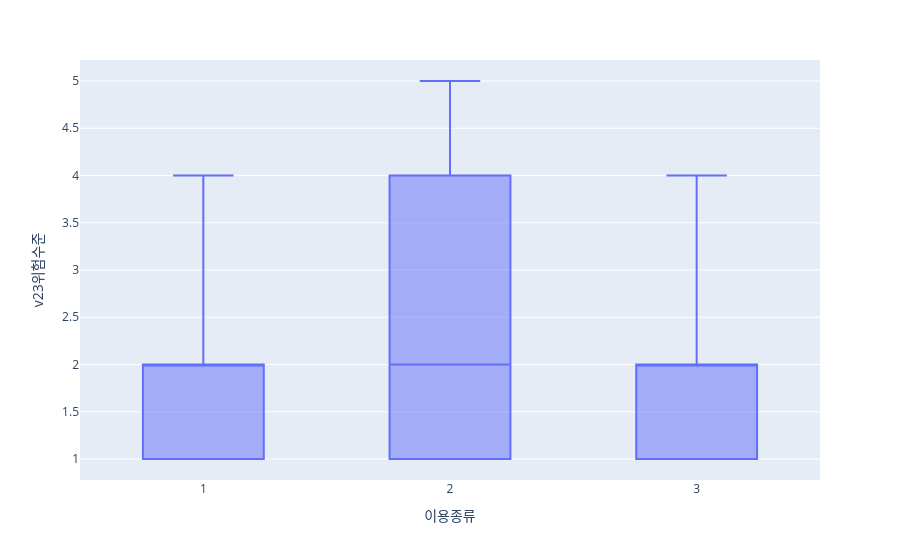
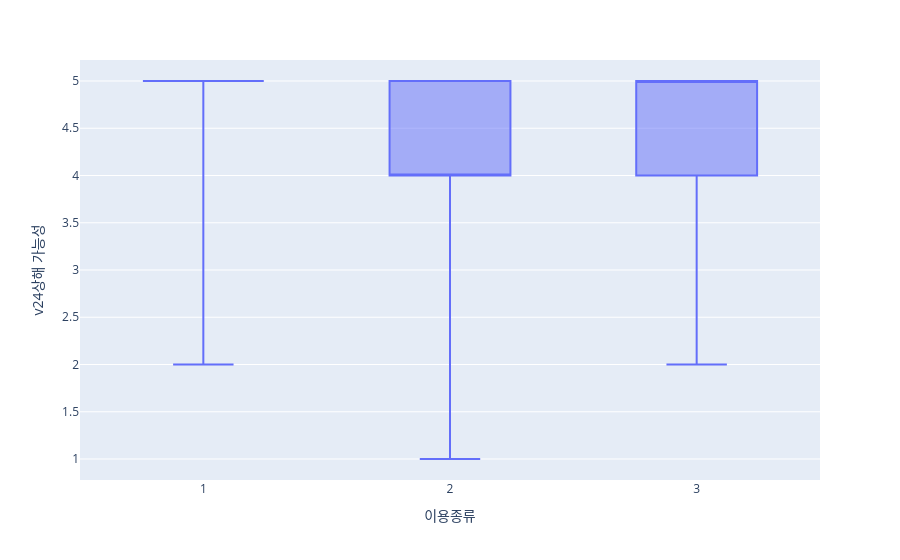
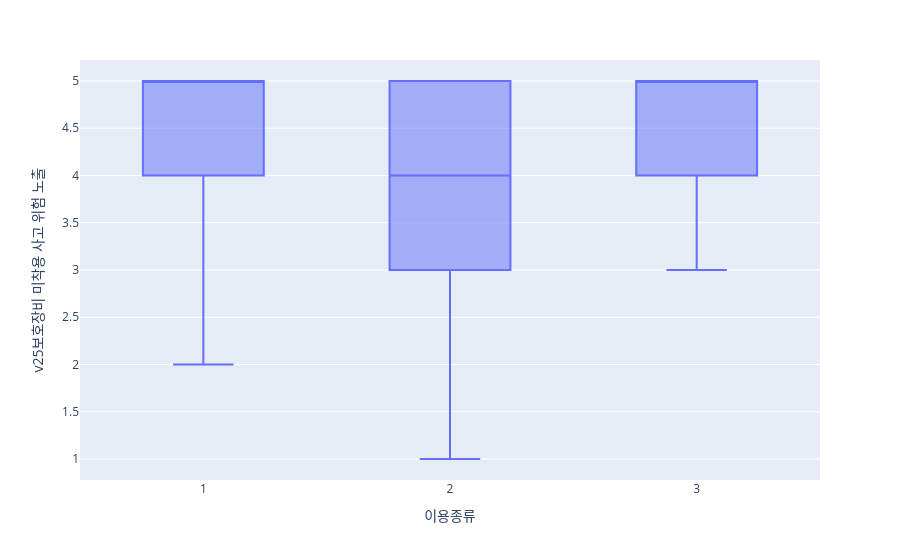
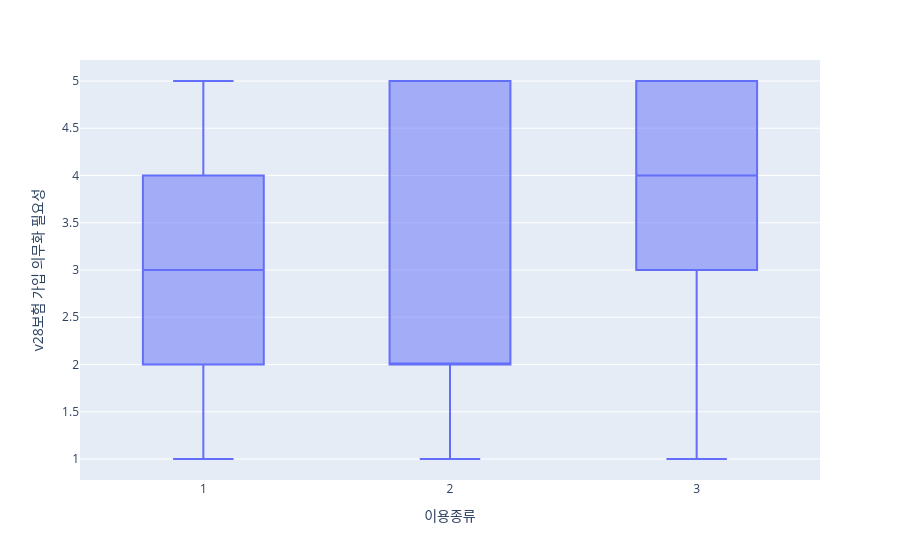

Notebook code cell kept with these figures, in order:
### Code cell
significant_columns = []
use_levels = data['v4이용종류'].dropna().unique()
for col in columns_to_test:
    groups = [data[data['v4이용종류'] == use][col].dropna() for use in use_levels]
    if all(len(g) > 1 for g in groups):
        f_stat, p_value = f_oneway(*groups)
        if p_value < 0.05:
            significant_columns.append(col)

# 박스플롯 (산점도 제거)
for col in significant_columns:
    fig = px.box(data, x="v4이용종류", y=col, points=False,
                 labels={"v4이용종류": "이용종류", col: col})
    fig.show()

### Figure 1 — Plotly figure (JSON) as saved in the notebook; plotly's stock layout.template omitted (floating-point values rounded to 4 significant figures; data arrays with more than 128 entries replaced by an {"elided": "..."} marker saying what was removed)
{"data": [{"alignmentgroup": "True", "boxpoints": false, "hovertemplate": "이용종류=%{x}<br>v23위험수준=%{y}<extra></extra>", "legendgroup": "", "marker": {"color": "#636efa"}, "name": "", "notched": false, "offsetgroup": "", "orientation": "v", "showlegend": false, "type": "box", "x": {"elided": "200 int values"}, "x0": " ", "xaxis": "x", "y": {"elided": "200 int values"}, "y0": " ", "yaxis": "y"}], "layout": {"boxmode": "group", "legend": {"tracegroupgap": 0}, "margin": {"t": 60}, "xaxis": {"anchor": "y", "domain": [0, 1], "title": {"text": "이용종류"}}, "yaxis": {"anchor": "x", "domain": [0, 1], "title": {"text": "v23위험수준"}}}}

### Figure 2 — Plotly figure (JSON) as saved in the notebook; plotly's stock layout.template omitted (floating-point values rounded to 4 significant figures; data arrays with more than 128 entries replaced by an {"elided": "..."} marker saying what was removed)
{"data": [{"alignmentgroup": "True", "boxpoints": false, "hovertemplate": "이용종류=%{x}<br>v24상해 가능성=%{y}<extra></extra>", "legendgroup": "", "marker": {"color": "#636efa"}, "name": "", "notched": false, "offsetgroup": "", "orientation": "v", "showlegend": false, "type": "box", "x": {"elided": "200 int values"}, "x0": " ", "xaxis": "x", "y": {"elided": "200 int values"}, "y0": " ", "yaxis": "y"}], "layout": {"boxmode": "group", "legend": {"tracegroupgap": 0}, "margin": {"t": 60}, "xaxis": {"anchor": "y", "domain": [0, 1], "title": {"text": "이용종류"}}, "yaxis": {"anchor": "x", "domain": [0, 1], "title": {"text": "v24상해 가능성"}}}}

### Figure 3 — Plotly figure (JSON) as saved in the notebook; plotly's stock layout.template omitted (floating-point values rounded to 4 significant figures; data arrays with more than 128 entries replaced by an {"elided": "..."} marker saying what was removed)
{"data": [{"alignmentgroup": "True", "boxpoints": false, "hovertemplate": "이용종류=%{x}<br>v25보호장비 미착용 사고 위험 노출=%{y}<extra></extra>", "legendgroup": "", "marker": {"color": "#636efa"}, "name": "", "notched": false, "offsetgroup": "", "orientation": "v", "showlegend": false, "type": "box", "x": {"elided": "200 int values"}, "x0": " ", "xaxis": "x", "y": {"elided": "200 int values"}, "y0": " ", "yaxis": "y"}], "layout": {"boxmode": "group", "legend": {"tracegroupgap": 0}, "margin": {"t": 60}, "xaxis": {"anchor": "y", "domain": [0, 1], "title": {"text": "이용종류"}}, "yaxis": {"anchor": "x", "domain": [0, 1], "title": {"text": "v25보호장비 미착용 사고 위험 노출"}}}}

### Figure 4 — Plotly figure (JSON) as saved in the notebook; plotly's stock layout.template omitted (floating-point values rounded to 4 significant figures; data arrays with more than 128 entries replaced by an {"elided": "..."} marker saying what was removed)
{"data": [{"alignmentgroup": "True", "boxpoints": false, "hovertemplate": "이용종류=%{x}<br>v28보험 가입 의무화 필요성=%{y}<extra></extra>", "legendgroup": "", "marker": {"color": "#636efa"}, "name": "", "notched": false, "offsetgroup": "", "orientation": "v", "showlegend": false, "type": "box", "x": {"elided": "200 int values"}, "x0": " ", "xaxis": "x", "y": {"elided": "200 int values"}, "y0": " ", "yaxis": "y"}], "layout": {"boxmode": "group", "legend": {"tracegroupgap": 0}, "margin": {"t": 60}, "xaxis": {"anchor": "y", "domain": [0, 1], "title": {"text": "이용종류"}}, "yaxis": {"anchor": "x", "domain": [0, 1], "title": {"text": "v28보험 가입 의무화 필요성"}}}}
